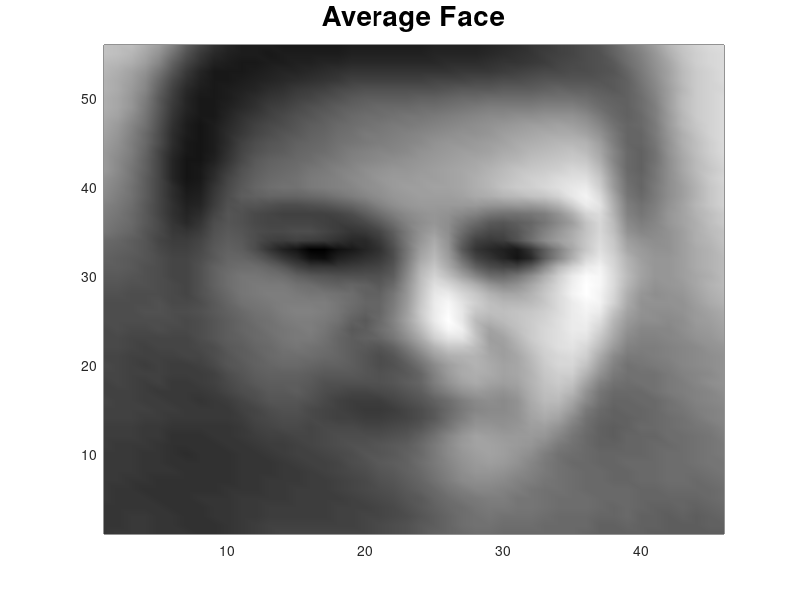
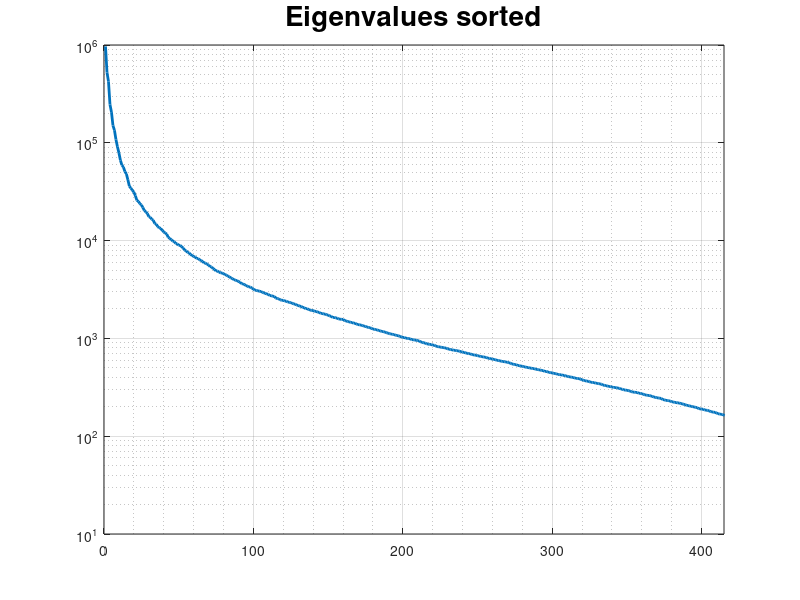
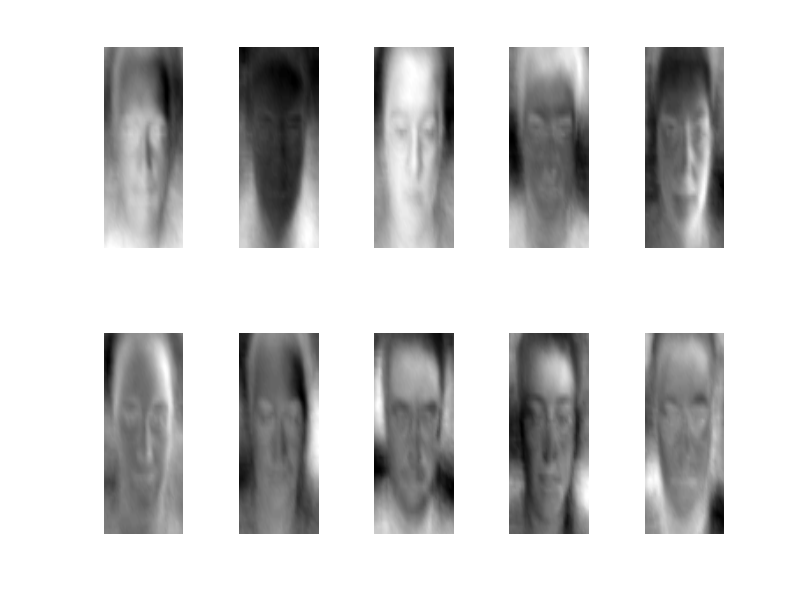

The MATLAB script that drew these images, in order:
%%

% clean up
clc
close all
clear variables

% load partitioned data
load Separated_Data.mat

% change showPlots to true to get images
showPlots = true;

%% Normalise and plot mean face

faceW = 46; faceH = 56;

% subtract mean face from training faces
mean_Face = mean(training,2);
training_t = training - mean_Face;

mean_Face_m = zeros(faceH, faceW, 'double');

% plot mean face
if showPlots == true
    figure(1)
    for i = 1:faceW %extract image one line at a time
        lineStart = (i-1)*faceH + 1;
        lineEnd = i*faceH;
        mean_Face_m(1:faceH,i) = rot90(mean_Face(lineStart:lineEnd), 2);
    end
    
    h = pcolor(mean_Face_m);
    set(h,'edgecolor','none');
    colormap gray
    shading interp
    title('Average Face','fontsize',20)
end

%% Do math and all

% Calculate Covariance Matrix
N = size(training_t, 2);
faceCov = (training_t'*training_t)/N;

% Find eigenvalues and eigenvectors, D is a diagonal matrix - pointless
[V,D] = eig(faceCov);

eigVals = zeros(1, length(D));
% Move the diagonal onto an array
for i = 1:length(D)
    eigVals(i) = D(i,i);
end

%% plot eig vals

% Plot all eigenvalues sorted. Number of non-zero eigenvalues should be N -
% 1, where N is number of training data (416 in this case)
if showPlots == true
    figure(2)
    plot(sort(eigVals,'descend'),'linewidth',2)
    set(gca,'YScale','log')
    title('Eigenvalues sorted','fontsize',20)
    xlim([0 415])
    grid on
    grid minor
end

%% get M best eigenvectors/values

% technically the eigenvalues are presorted in the ascending order. But
% just to be sure sort them again
M = 50;
[sortedEigs,sortedIdx] = sort(eigVals,'descend');
bestIdx = sortedIdx(1:M);
eigVals_best = sortedEigs(1:M); % extract top M eigenvalues
eigVecs_best = V(:,bestIdx); % extract best M eigenvectors

%% use A'A eigenvectors to calculate AA' eigenvectors
% A'A and A'A have the same eigenvalues

eigFaceVecs = training_t*eigVecs_best;

%normalise face vectors
for i=1:M
   eigFaceVecs(:,i) = eigFaceVecs(:,i) / abs(norm(eigFaceVecs(:,i)));
end

%% plot 10 eigenfaces

eigFace = zeros(faceH, faceW, 10, 'double');
if showPlots == true
    figure(3)
    for j = 1:10
        for i = 1:faceW %extract image one line at a time
            lineStart = (i-1)* faceH + 1;
            lineEnd = i*faceH;
            eigFace(1:faceH,i,j) = rot90(eigFaceVecs(lineStart:lineEnd,j), 2);
        end
        subplot(2,5,j)
        h = pcolor(eigFace(:,:,j));
        set(h,'edgecolor','none');
        colormap gray
        shading interp
        set(findobj(gcf, 'type','axes'), 'Visible','off')
    end
end
